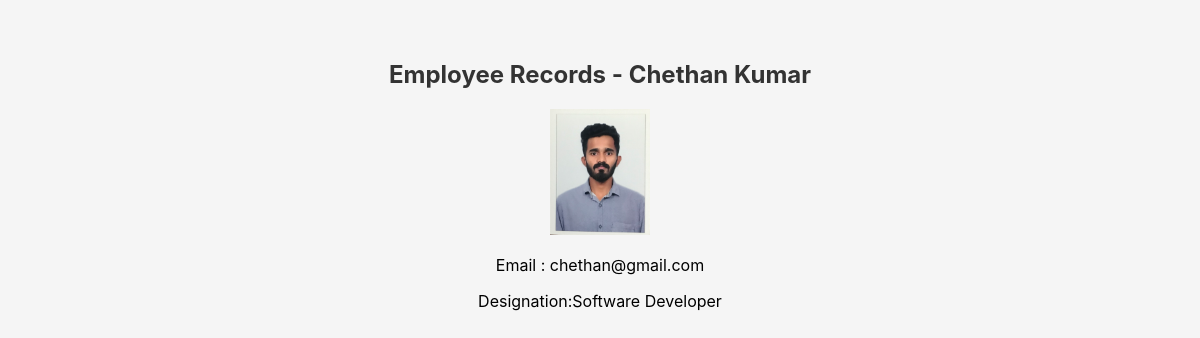
/employee/1/, run on the app's committed database.
### employees/models.py (models this page shows, shortened)
class Employee(models.Model):
    first_name = models.CharField(max_length=50)
    last_name = models.CharField(max_length=50)
    email = models.EmailField(unique=True)
    designation = models.CharField()
    image = models.ImageField(upload_to='emp_images',default="default.jpg")
    salary = models.IntegerField()
    joining_date = models.DateField()
    is_active = models.BooleanField(default=True)
    Department = models.ForeignKey(Department,on_delete=models.SET_NULL,blank=True,null=True)
    manager = models.ForeignKey("self", on_delete=models.SET_NULL,blank=True,null=True)
    def full_name(self):
        return f"{self.first_name} {self.last_name} "

### employees/views.py (the view)
# urls.py: path('<int:id>/',views.employee_detail, name ='employee_detail' ),
def employee_detail(request,id):
    employee = get_object_or_404(Employee,id =id)
    context = {
        'employee' :  employee
    }
    return render(request, 'employee_detail.html',context)

### templates/employee_detail.html (shortened to what this page needs)
{%  load static %}
<!DOCTYPE html>
<html lang="en">
<head>
    <link rel="stylesheet" href="{% static 'css/style.css' %}">
    <link rel="stylesheet" href="https://cdnjs.cloudflare.com/ajax/libs/font-awesome/4.7.0/css/font-awesome.min.css">
</head>
<body>
    <h2>Employee Records - {{ employee.full_name}} </h2>
    <img src="{{ employee.image.url}}" alt="{{ employee.first_name }} Image" width="100">
    <p>Email : {{employee.email}}</p>
    <p>Designation:{{employee.designation}}</p>
</body>
</html>

### employees_main/static/css/style.css (style rules this page uses)
body { font-family: "Inter", sans-serif; background: #f5f5f5; margin: 0; padding: 40px; text-align: center; }
h2 { margin-bottom: 20px; color: #333; }

### data on the page
Employee: full_name "Chethan Kumar", image (picture), email "chethan@gmail.com", designation "Software Developer"
